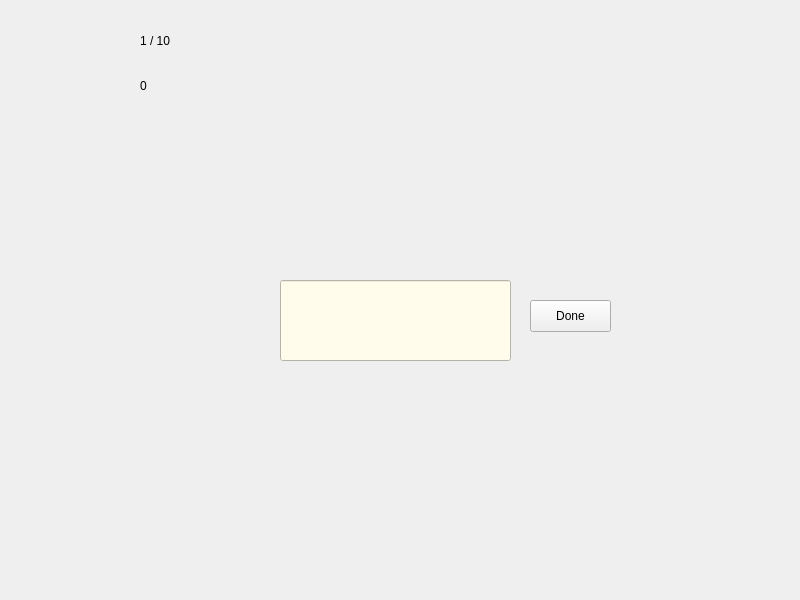
<?xml version="1.0" encoding="UTF-8"?>
<ui version="4.0">
 <class>hardPlusMinus_game</class>
 <widget class="QMainWindow" name="hardPlusMinus_game">
  <property name="geometry">
   <rect>
    <x>0</x>
    <y>0</y>
    <width>800</width>
    <height>600</height>
   </rect>
  </property>
  <property name="windowTitle">
   <string>MainWindow</string>
  </property>
  <property name="styleSheet">
   <string notr="true">color: white;
background-color: none;
font: 15pt&quot;BM Jua&quot;;</string>
  </property>
  <widget class="QWidget" name="centralwidget">
   <property name="styleSheet">
    <string notr="true">color:black;
background-color: none;</string>
   </property>
   <widget class="QLabel" name="scoreUpdate">
    <property name="geometry">
     <rect>
      <x>140</x>
      <y>70</y>
      <width>61</width>
      <height>31</height>
     </rect>
    </property>
    <property name="styleSheet">
     <string notr="true">font: 20pt &quot;BM Jua&quot;;</string>
    </property>
    <property name="text">
     <string>0</string>
    </property>
   </widget>
   <widget class="QLabel" name="addend">
    <property name="geometry">
     <rect>
      <x>280</x>
      <y>200</y>
      <width>231</width>
      <height>71</height>
     </rect>
    </property>
    <property name="styleSheet">
     <string notr="true">color: black;
font: 48pt &quot;BM Jua&quot;;
</string>
    </property>
    <property name="text">
     <string/>
    </property>
    <property name="alignment">
     <set>Qt::AlignRight|Qt::AlignTrailing|Qt::AlignVCenter</set>
    </property>
   </widget>
   <widget class="QPushButton" name="doneButton">
    <property name="geometry">
     <rect>
      <x>530</x>
      <y>300</y>
      <width>81</width>
      <height>32</height>
     </rect>
    </property>
    <property name="cursor">
     <cursorShape>PointingHandCursor</cursorShape>
    </property>
    <property name="styleSheet">
     <string notr="true">color: black;</string>
    </property>
    <property name="text">
     <string>Done</string>
    </property>
   </widget>
   <widget class="QLabel" name="questionUpdate">
    <property name="geometry">
     <rect>
      <x>140</x>
      <y>20</y>
      <width>61</width>
      <height>41</height>
     </rect>
    </property>
    <property name="styleSheet">
     <string notr="true">font: 20pt &quot;BM Jua&quot;;</string>
    </property>
    <property name="text">
     <string>1 / 10</string>
    </property>
   </widget>
   <widget class="QLabel" name="label">
    <property name="geometry">
     <rect>
      <x>0</x>
      <y>0</y>
      <width>801</width>
      <height>601</height>
     </rect>
    </property>
    <property name="text">
     <string/>
    </property>
    <property name="pixmap">
     <pixmap resource="icons.qrc">:/image for c++ project/Background/quickMathBackground.png</pixmap>
    </property>
    <property name="scaledContents">
     <bool>true</bool>
    </property>
   </widget>
   <widget class="QLabel" name="operandSymbol">
    <property name="geometry">
     <rect>
      <x>520</x>
      <y>180</y>
      <width>31</width>
      <height>41</height>
     </rect>
    </property>
    <property name="styleSheet">
     <string notr="true">color: red;
font: 50pt &quot;BM Jua&quot;;</string>
    </property>
    <property name="text">
     <string/>
    </property>
   </widget>
   <widget class="QLabel" name="augend">
    <property name="geometry">
     <rect>
      <x>280</x>
      <y>130</y>
      <width>231</width>
      <height>71</height>
     </rect>
    </property>
    <property name="styleSheet">
     <string notr="true">color: black;
font: 48pt &quot;BM Jua&quot;;
</string>
    </property>
    <property name="text">
     <string/>
    </property>
    <property name="alignment">
     <set>Qt::AlignRight|Qt::AlignTrailing|Qt::AlignVCenter</set>
    </property>
   </widget>
   <widget class="QLineEdit" name="userInput">
    <property name="geometry">
     <rect>
      <x>280</x>
      <y>280</y>
      <width>231</width>
      <height>81</height>
     </rect>
    </property>
    <property name="styleSheet">
     <string notr="true">color: black;
background-color: rgb(255, 252, 236);
font: 48pt &quot;BM Jua&quot;;
</string>
    </property>
    <property name="text">
     <string/>
    </property>
    <property name="alignment">
     <set>Qt::AlignRight|Qt::AlignTrailing|Qt::AlignVCenter</set>
    </property>
   </widget>
   <widget class="QPushButton" name="exitButton">
    <property name="geometry">
     <rect>
      <x>730</x>
      <y>10</y>
      <width>51</width>
      <height>51</height>
     </rect>
    </property>
    <property name="cursor">
     <cursorShape>PointingHandCursor</cursorShape>
    </property>
    <property name="styleSheet">
     <string notr="true">border: none;
border-width: none;</string>
    </property>
    <property name="text">
     <string/>
    </property>
    <property name="icon">
     <iconset resource="icons.qrc">
      <normaloff>:/image for c++ project/Button/exit.png</normaloff>:/image for c++ project/Button/exit.png</iconset>
    </property>
    <property name="iconSize">
     <size>
      <width>50</width>
      <height>50</height>
     </size>
    </property>
   </widget>
   <zorder>label</zorder>
   <zorder>scoreUpdate</zorder>
   <zorder>addend</zorder>
   <zorder>doneButton</zorder>
   <zorder>questionUpdate</zorder>
   <zorder>operandSymbol</zorder>
   <zorder>augend</zorder>
   <zorder>userInput</zorder>
   <zorder>exitButton</zorder>
  </widget>
 </widget>
 <resources>
  <include location="icons.qrc"/>
 </resources>
 <connections/>
</ui>
